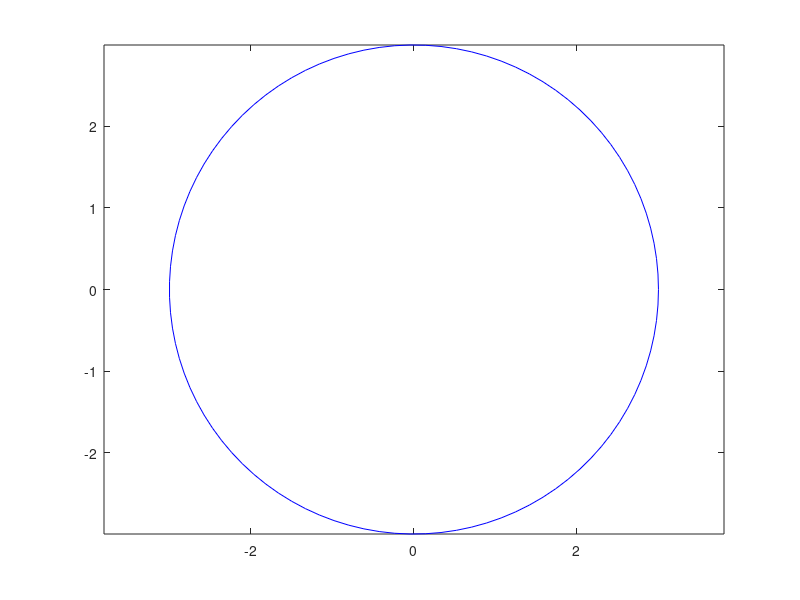

MATLAB code for this plot:
r=3;
phi=linspace(0,2*pi,100);
x=r*cos(phi);
y=r*sin(phi);
plot(x,y,'b');
axis equal;
chu_vi=2*r*pi;
dien_tich=r^2*pi;
fprintf('chu vi hinh tron %.5f\n' ,chu_vi);
fprintf('chu vi hinh tron %.5f\n' ,dien_tich);

